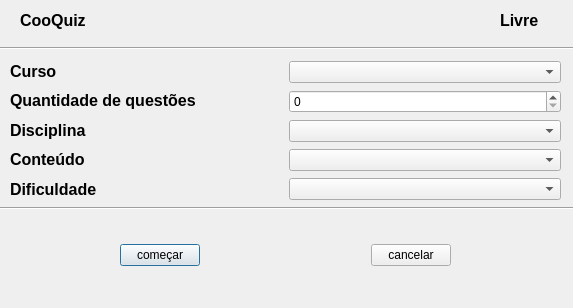
<?xml version="1.0" encoding="UTF-8"?>
<ui version="4.0">
 <class>OpicoesDoQuiz</class>
 <widget class="QDialog" name="OpicoesDoQuiz">
  <property name="geometry">
   <rect>
    <x>0</x>
    <y>0</y>
    <width>573</width>
    <height>308</height>
   </rect>
  </property>
  <property name="windowTitle">
   <string>Dialog</string>
  </property>
  <widget class="QWidget" name="horizontalLayoutWidget">
   <property name="geometry">
    <rect>
     <x>10</x>
     <y>60</y>
     <width>551</width>
     <height>141</height>
    </rect>
   </property>
   <layout class="QHBoxLayout" name="horizontalLayout">
    <item>
     <layout class="QVBoxLayout" name="verticalLayout_2">
      <item>
       <widget class="QLabel" name="label_questoes">
        <property name="text">
         <string>&lt;html&gt;&lt;head/&gt;&lt;body&gt;&lt;p&gt;&lt;span style=&quot; font-size:12pt; font-weight:600;&quot;&gt;Curso&lt;/span&gt;&lt;/p&gt;&lt;/body&gt;&lt;/html&gt;</string>
        </property>
       </widget>
      </item>
      <item>
       <widget class="QLabel" name="label_QtdDeQuestoe">
        <property name="text">
         <string>&lt;html&gt;&lt;head/&gt;&lt;body&gt;&lt;p&gt;&lt;span style=&quot; font-size:12pt; font-weight:600;&quot;&gt;Quantidade de questões&lt;/span&gt;&lt;/p&gt;&lt;/body&gt;&lt;/html&gt;</string>
        </property>
       </widget>
      </item>
      <item>
       <widget class="QLabel" name="label_disciplina">
        <property name="text">
         <string>&lt;html&gt;&lt;head/&gt;&lt;body&gt;&lt;p&gt;&lt;span style=&quot; font-size:12pt; font-weight:600;&quot;&gt;Disciplina&lt;/span&gt;&lt;/p&gt;&lt;/body&gt;&lt;/html&gt;</string>
        </property>
       </widget>
      </item>
      <item>
       <widget class="QLabel" name="label_conteudo">
        <property name="text">
         <string>&lt;html&gt;&lt;head/&gt;&lt;body&gt;&lt;p&gt;&lt;span style=&quot; font-size:12pt; font-weight:600;&quot;&gt;Conteúdo&lt;/span&gt;&lt;/p&gt;&lt;/body&gt;&lt;/html&gt;</string>
        </property>
       </widget>
      </item>
      <item>
       <widget class="QLabel" name="label_dificuldade">
        <property name="text">
         <string>&lt;html&gt;&lt;head/&gt;&lt;body&gt;&lt;p&gt;&lt;span style=&quot; font-size:12pt; font-weight:600;&quot;&gt;Dificuldade&lt;/span&gt;&lt;/p&gt;&lt;/body&gt;&lt;/html&gt;</string>
        </property>
       </widget>
      </item>
     </layout>
    </item>
    <item>
     <layout class="QVBoxLayout" name="verticalLayout">
      <item>
       <widget class="QComboBox" name="comboBox_curso"/>
      </item>
      <item>
       <widget class="QSpinBox" name="spinBox_QtDdeQuestoes"/>
      </item>
      <item>
       <widget class="QComboBox" name="comboBox_disciplina"/>
      </item>
      <item>
       <widget class="QComboBox" name="comboBox_conteudo"/>
      </item>
      <item>
       <widget class="QComboBox" name="comboBox_dificuldade"/>
      </item>
     </layout>
    </item>
   </layout>
  </widget>
  <widget class="QWidget" name="horizontalLayoutWidget_2">
   <property name="geometry">
    <rect>
     <x>120</x>
     <y>220</y>
     <width>331</width>
     <height>71</height>
    </rect>
   </property>
   <layout class="QHBoxLayout" name="horizontalLayout_2">
    <item>
     <widget class="QPushButton" name="pushButton_comecar">
      <property name="text">
       <string>começar</string>
      </property>
     </widget>
    </item>
    <item>
     <spacer name="horizontalSpacer_2">
      <property name="orientation">
       <enum>Qt::Horizontal</enum>
      </property>
      <property name="sizeHint" stdset="0">
       <size>
        <width>40</width>
        <height>20</height>
       </size>
      </property>
     </spacer>
    </item>
    <item>
     <widget class="QPushButton" name="pushButton_cancelar">
      <property name="text">
       <string>cancelar</string>
      </property>
     </widget>
    </item>
   </layout>
  </widget>
  <widget class="Line" name="line">
   <property name="geometry">
    <rect>
     <x>0</x>
     <y>200</y>
     <width>611</width>
     <height>16</height>
    </rect>
   </property>
   <property name="orientation">
    <enum>Qt::Horizontal</enum>
   </property>
  </widget>
  <widget class="Line" name="line_2">
   <property name="geometry">
    <rect>
     <x>0</x>
     <y>40</y>
     <width>611</width>
     <height>16</height>
    </rect>
   </property>
   <property name="orientation">
    <enum>Qt::Horizontal</enum>
   </property>
  </widget>
  <widget class="QLabel" name="label_CooQuiz">
   <property name="geometry">
    <rect>
     <x>20</x>
     <y>10</y>
     <width>81</width>
     <height>21</height>
    </rect>
   </property>
   <property name="text">
    <string>&lt;html&gt;&lt;head/&gt;&lt;body&gt;&lt;p&gt;&lt;span style=&quot; font-size:12pt; font-weight:600;&quot;&gt;CooQuiz&lt;/span&gt;&lt;/p&gt;&lt;/body&gt;&lt;/html&gt;</string>
   </property>
  </widget>
  <widget class="QLabel" name="label_Livre">
   <property name="geometry">
    <rect>
     <x>500</x>
     <y>10</y>
     <width>51</width>
     <height>21</height>
    </rect>
   </property>
   <property name="text">
    <string>&lt;html&gt;&lt;head/&gt;&lt;body&gt;&lt;p&gt;&lt;span style=&quot; font-size:12pt; font-weight:600;&quot;&gt;Livre&lt;/span&gt;&lt;/p&gt;&lt;/body&gt;&lt;/html&gt;</string>
   </property>
  </widget>
 </widget>
 <resources/>
 <connections/>
</ui>
